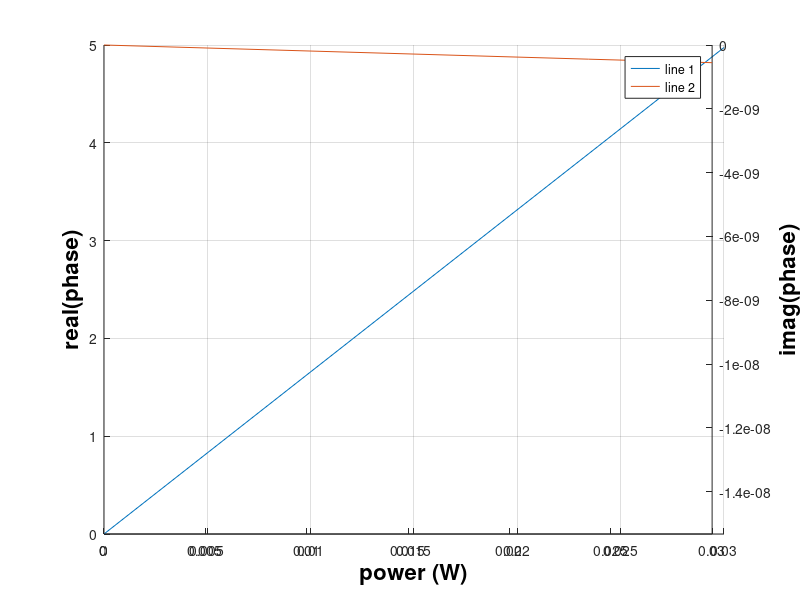

MATLAB code to generate this figure:
load test.mat;
ax1 = axes('NextPlot','add'); 
ax2 = axes('YAxisLocation','right','Color','none','NextPlot','add'); 
colorOrder = get(ax1,'ColorOrder'); 
coSize = size(colorOrder); 
ln0=line(lum.x0, lum.y0,'Parent',ax1, 'Color', colorOrder(mod(0,coSize(1))+1,:))
ln1=line(lum.x1, lum.y1,'Parent',ax2, 'Color', colorOrder(mod(1,coSize(1))+1,:))
set(get(ax1, 'XLabel'), 'String', 'power (W)')
set(get(ax1, 'XLabel'), 'FontSize', 16)
set(get(ax1, 'XLabel'), 'FontWeight', 'bold')
set(get(ax1, 'YLabel'), 'String', 'real(phase)')
set(get(ax1, 'YLabel'), 'FontSize', 16)
set(get(ax1, 'YLabel'), 'FontWeight', 'bold')
set(get(ax2, 'YLabel'), 'String', 'imag(phase)')
set(get(ax2, 'YLabel'), 'FontSize', 16)
set(get(ax2, 'YLabel'), 'FontWeight', 'bold')
set(ax1, 'XLim', [0 0.03])
set(ax1, 'YLim', [0 5])
set(ax2, 'XLim', [0 0.03])
set(ax2, 'YLim', [-6e-010 0])
set(ax1,'XGrid', 'on')
set(ax1,'YGrid', 'on')
legend([ln0;ln1],{'line 1','line 2'})
